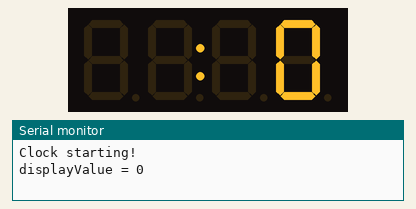
Simulated run of this sketch. Board: Arduino Uno, built with avr-gcc and run on an emulated ATmega328P. On the bench: 4-digit seven-segment display, the last lines printed to the serial monitor.

Above: at 0.1 s.
At 4.1 s:
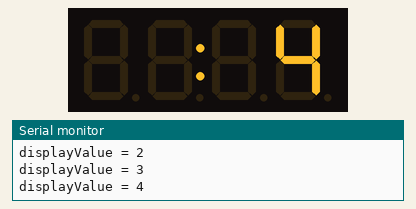
At 9.1 s:
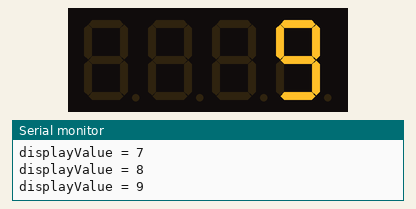
At 19.1 s:
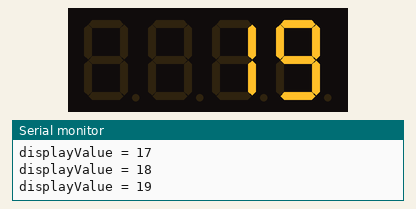
At 28.1 s:
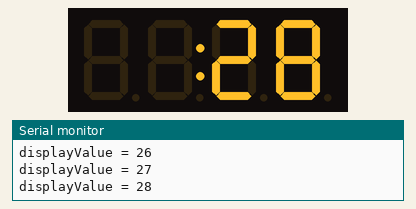
At 38.2 s:
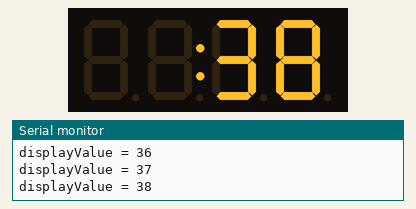

Measured:
- what the display in image 1 shows lasts 1.0 s, from 4.0 s to 5.0 s

The sketch:

ledbackpack.ino
```cpp
/*
    Maintainer:   jeffskinnerbox@yahoo.com / www.jeffskinnerbox.me
    Version:      0.1.0

    DESCRIPTION:
    Test program for NodeMCU + 7-segment display + backpack from Adafruit.

    NOTES:
    Wiring
        Connect display's backpack I2C clock pin "C" (SCL) with NodeMCU D1 pin
        Connect display's backpack I2C data pin "D" (SDA) pin with NodeMCU D2 pin
        Connect display's backpack GND pin "-" with with NodeMCU GND
        Connect display's backpack VCC pin "+" with NodeMCU Vin (5V)
        Connect display's backpack pin "IO" with with NodeMCU 3.3V

    SOURCES:
    https://learn.adafruit.com/adafruit-led-backpack?view=all
    https://github.com/adafruit/Adafruit_LED_Backpack/blob/master/examples/clock_sevenseg_ds1307/clock_sevenseg_ds1307.ino
*/

#include <Wire.h>
#include <Adafruit_GFX.h>
#include <Adafruit_LEDBackpack.h>


// I2C address of the display.  Stick with the default address of 0x70
// unless you've changed the address jumpers on the back of the display.
#define DISPLAY_ADDRESS   0x70

Adafruit_7segment clockDisplay = Adafruit_7segment();  // Create display object
bool blinkColon = false;        // colon on the display turned on (this will be on/off every second)
int displayValue = 0;           // value written to the display


void setup() {
    // Setup Serial port to print debug output
    Serial.begin(9600);
    Serial.println("Clock starting!");

    clockDisplay.begin(DISPLAY_ADDRESS);   // Setup the display
    clockDisplay.setBrightness(15);        // set brightness of the display (value 1 to 15, 15 = default = max brightness)
}


void loop() {
  // print the time value to the display
  clockDisplay.print(displayValue, DEC);

  // blink the colon by flipping its value every loop iteration
  blinkColon = !blinkColon;

  // print the colon status value to the display
  clockDisplay.drawColon(blinkColon);

  // Now push out to the display the new values that were set above.
  clockDisplay.writeDisplay();

  // for debugging
  Serial.print("displayValue = ");
  Serial.println(displayValue);

  delay(1000);         // pause for 1000 milliseconds = 1 second

  displayValue += 1;   // increase the display value
}
```
